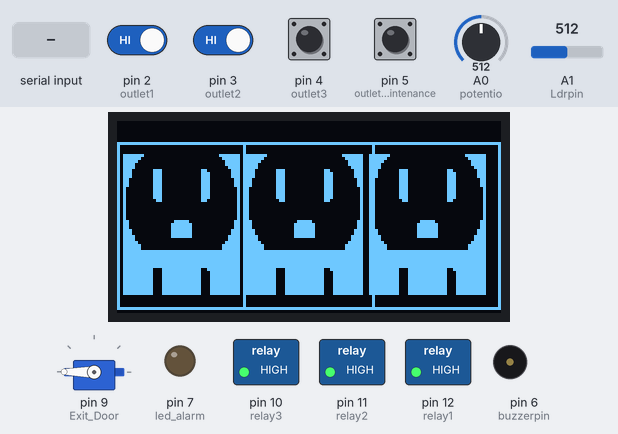
Simulated run of this sketch. Board: Arduino Uno, built with avr-gcc and run on an emulated ATmega328P. On the bench: 128×64 one-colour display, servo, switched loads named in the sketch (green lamp = pin HIGH), output pins drawn as LEDs (lit = HIGH), buzzer (waves = sounding). Dashed ring = blinking. Inputs (shaded band) come from the test bench; at power-on: pin 2 (outlet1), pin 3 (outlet2), pin 4 (outlet3), pin 5 (outletmaintenance) HIGH, A0 (potentio) = 512, A1 (Ldrpin) = 512. What the sketch prints to the serial monitor is not drawn.

Above: at 1.2 s.
1.3 s: "90,45\n" received over Serial
At 1.7 s:
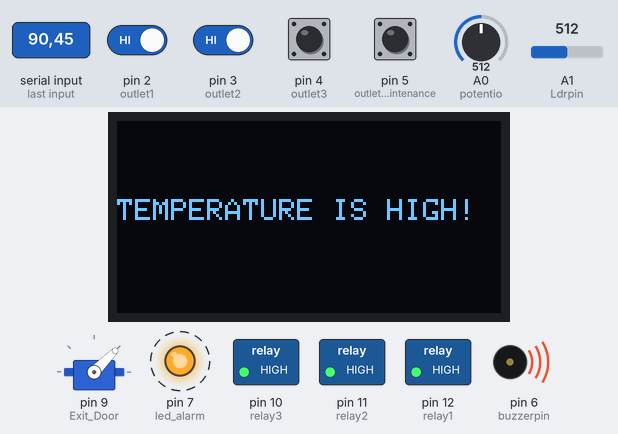
3.8 s: pin 2 (outlet1) driven LOW and pin 3 (outlet2) driven LOW
6.8 s: pin 5 (outletmaintenance) pulled LOW for 1 s
At 7.45 s:
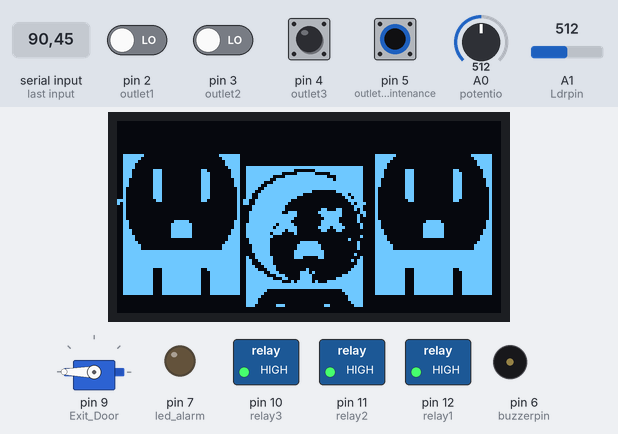
8.4 s: "90\n" received over Serial
At 8.8 s:
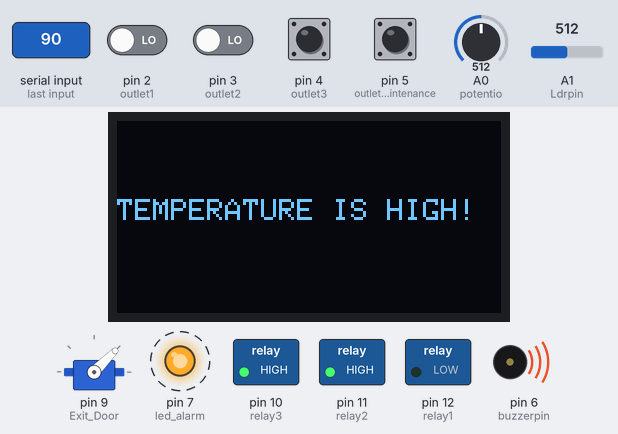
11.4 s: pin 2 (outlet1) driven HIGH
At 13.9 s:
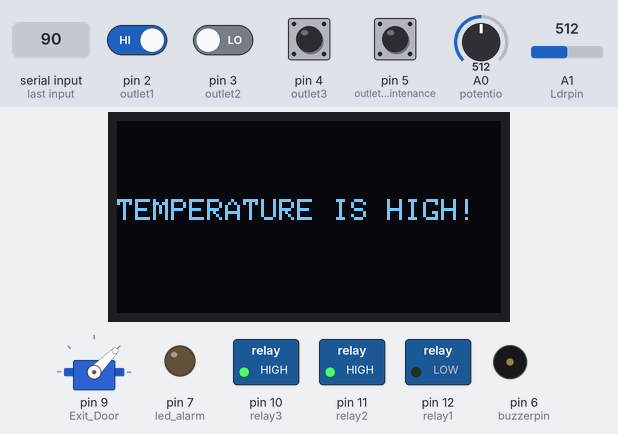
14.4 s: pin 4 (outlet3) pulled LOW for 1 s
At 15.9 s:
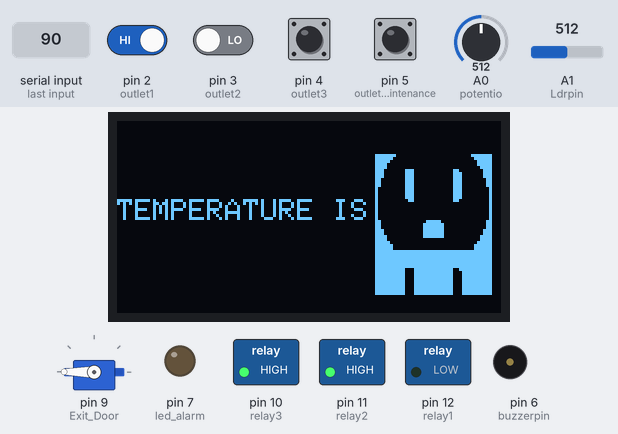
Timing chart, 0 to 17.4 s (numbered marks = the images above; inputs shaded):
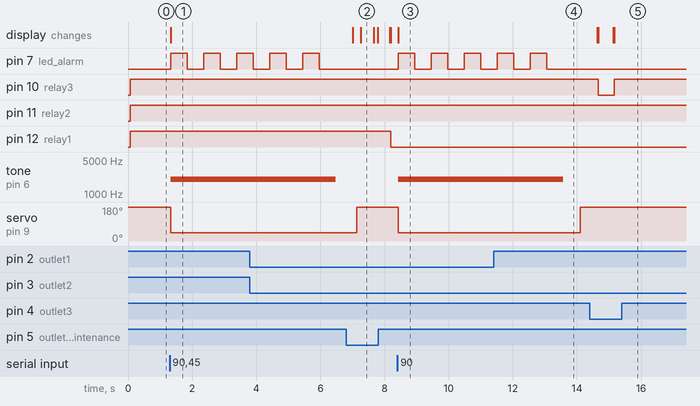

Measured:
- after the input at 1.3 s, pin 7 (led_alarm): alternates HIGH for 0.51 s and LOW for 0.51 s, starting at once; tone on pin 6 (buzzerpin): silent → 2000 Hz at once; servo on pin 9 (Exit_Door): 180° → 45° at once; the display: changes at once (image 1)
- after the input at 6.8 s, pin 11 (relay2): stays HIGH (without the input it goes to LOW after 0.27 s)
- after the input at 8.4 s, pin 7 (led_alarm): alternates HIGH for 0.51 s and LOW for 0.51 s, starting at once; pin 12 (relay1): stops changing and stays LOW; tone on pin 6 (buzzerpin): silent → 2000 Hz at once; servo on pin 9 (Exit_Door): 180° → 45° at once; the display: changes at once (image 3)
- after the input at 11.4 s, pin 12 (relay1): stays LOW (without the input it goes to HIGH after 2.7 s)
- after the input at 14.4 s, pin 10 (relay3): HIGH → LOW after 0.26 s, → HIGH 0.50 s later; the display: first changes after 0.23 s (image 5 shows a later state)
- what the display in image 2 shows lasts 0.4 s, from 7.3 s to 7.7 s

The sketch:

prelims_5_to_8_part.ino
```cpp
#include "outlet.h" // including the file for image used in outlet

unsigned long previousT =0;

//for Oled
#include <Adafruit_GFX.h>
#include <Adafruit_SSD1306.h>
#include <Wire.h>
#include <SPI.h>
#define SCREEN_WIDTH 128
#define SCREEN_HEIGHT 64
#define OLED_RESET -1
Adafruit_SSD1306 display(SCREEN_WIDTH, SCREEN_HEIGHT, &Wire, OLED_RESET);


// for temperature
float temperature = 0;
String temp= "";
unsigned long currentT;
unsigned long tempT = 0;

//firealarm

#define buzzerpin 6
#define led_alarm 7

// for outlet
unsigned long outletT = 0;
unsigned long maintenanceimageT = 0;
unsigned long outlet_maintenanceT = 0;
#define outlet1 2
#define outlet2 3
#define outlet3 4
#define outletmaintenance 5
#define potentio A0
#define relay1 12
#define relay2 11
#define relay3 10


int outlet1state = 0;
int outlet2state = 0;
int outlet3state = 0;
int outlet_maintenance_state = 0;

bool workingoutlet1 = true;
bool workingoutlet2 = true;
bool workingoutlet3 = true;


// for exit

#define Ldrpin A1
float ldrval = 0;
unsigned long ldrT = 0;
unsigned long servoT = 0;
unsigned long buzzerT = 0;
#include <Servo.h>
Servo Exit_Door;
int person = 0;
  int oldperson = 0;


//for serial comms
int num_people = 0; //for ldr


void setup() {
  if (!display.begin(SSD1306_SWITCHCAPVCC, 0x3c)) {
    Serial.println(F("SSD1306 allocation failed"));
    for (;;); }
  display.clearDisplay();
  display.drawRect(0,7,128,56,WHITE);
  display.drawLine(42, 8 , 42, 61, WHITE);
  display.drawLine(85, 8 , 85, 61, WHITE);
  display.drawBitmap(2, 11, epd_bitmap_outlet_off, 39, 47, WHITE);
  display.drawBitmap(43, 11, epd_bitmap_outlet_off, 39, 47, WHITE);
  display.drawBitmap(84, 11, epd_bitmap_outlet_off, 39, 47, WHITE);
  display.display();

  //for outlet
  pinMode(outlet1,INPUT_PULLUP);
  pinMode(outlet2,INPUT_PULLUP);
  pinMode(outlet3,INPUT_PULLUP);
  pinMode(outletmaintenance,INPUT_PULLUP);
  pinMode(relay1,OUTPUT);
  pinMode(relay2,OUTPUT);
  pinMode(relay3,OUTPUT);

  // for firealarm
  pinMode(buzzerpin,OUTPUT);
  pinMode(led_alarm,OUTPUT);
  Serial.begin(9600);

  //for exit
  Exit_Door.attach(9);
  pinMode(Ldrpin,INPUT);
  Exit_Door.write(180);
}

void loop() {

  currentT = millis();


  if (Serial.available() > 0) {
    // Read data until newline
    temp = Serial.readStringUntil('\n');
    temperature = temp.toFloat();
    num_people = temp.toInt();
  }

  unsigned long ledalarmT = 0;
  int firealarmT = 0;
  while(temperature > 70){
    currentT = millis();
    display.clearDisplay();
    display.setTextSize(1);
    display.setTextColor(WHITE);
    display.setCursor(0, 26);
    display.print("TEMPERATURE IS HIGH!");
    display.display();
    tone(buzzerpin, 2000);
    Exit_Door.write(45);

    if (currentT - ledalarmT >= 500){
      digitalWrite(led_alarm,!digitalRead(led_alarm));
      firealarmT += 500;
      ledalarmT = currentT;

      if(firealarmT > 5000){
      digitalWrite(led_alarm,LOW);
      noTone(buzzerpin);
      num_people = 0;
      person = 0;
      temperature = 0;
      Serial.print(1); //for stop of servo and while loop
      Serial.println();
      delay(500);
      Serial.print(0); // for reset of system
      Serial.println();
      break;
      }
    }


  }


  int buttonoutlet1 = digitalRead(outlet1);
  int buttonoutlet2 = digitalRead(outlet2);
  int buttonoutlet3 = digitalRead(outlet3);

  if ((buttonoutlet1 == 0 || buttonoutlet2== 0 || buttonoutlet3 == 0  ) && currentT - outletT >= 500){
  OUTLET(buttonoutlet1,buttonoutlet2,buttonoutlet3);
  outletT = currentT;
  }
  if(digitalRead(outletmaintenance) == 0 && currentT - outlet_maintenanceT >= 500) {
    outlet_maintenance_state = 1;
    int potenval = analogRead(potentio);
    int select = map(potenval,0,1023,0,4);
    Maintenance(select);
    outlet1state = 0;
    outlet2state = 0;
    outlet3state = 0;
    outlet_maintenanceT = currentT;
  }

  digitalWrite(relay1,!outlet1state);
  digitalWrite(relay2,!outlet2state);
  digitalWrite(relay3,!outlet3state);


  //for exit

  ldrval = analogRead(Ldrpin);
  if(ldrval < 30 && currentT - ldrT >= 2000 && num_people == 3){
    Exit_Door.write(45);
    person++;
    if (person >= 5){
      num_people = 0;
      person = 0;
      Serial.print(0);
      Serial.println();
    }
    for (int i = 0; i < person + 1; i++ ){
      tone(buzzerpin,500);
      delay(50);
      noTone(buzzerpin);
      delay(50);
    }
    ldrT = currentT;
    delay(2000);
  }else{
    Exit_Door.write(180);
  }
}


void OUTLET(int outletstate1,int outletstate2, int outletstate3){
  display.setTextSize(1);

  if (outletstate1 == 0 && workingoutlet1) {

    if (outlet1state == 0){
      // on - outlet 1
      display.fillRect(2, 11, 39, 51, BLACK);  // Clear a pixel
      display.display();
      display.drawBitmap(2, 11, epd_bitmap_ONE_OUTLET, 39, 47, WHITE);
    }
    else{
      display.fillRect(2, 11, 39, 51, BLACK);  // Clear a pixel
      display.display();
      // off - outlet 1
      display.drawBitmap(2, 11, epd_bitmap_outlet_off, 39, 47, WHITE);
    }
    outlet1state = !outlet1state;
  }

  if (outletstate2 == 0  && workingoutlet2) {

    if (outlet2state == 0) {
      // on - outlet 2
      display.fillRect(43, 11, 39, 51, BLACK);  // Clear a pixel
      display.display();
      display.drawBitmap(43, 11, epd_bitmap_ONE_OUTLET, 39, 47, WHITE);
    }
    else{
      display.fillRect(43, 11, 39, 51, BLACK);  // Clear a pixel
      display.display();
      // off - outlet 2
      display.drawBitmap(43, 11, epd_bitmap_outlet_off, 39, 47, WHITE);
    }
     outlet2state = !outlet2state;
  }

  if (outletstate3 == 0 && workingoutlet3) {

    if (outlet3state == 0){
      display.fillRect(86, 11, 39, 51, BLACK);  // Clear a pixel
      display.display();
      // on - outlet 3
      display.drawBitmap(86, 11, epd_bitmap_ONE_OUTLET, 39, 47, WHITE);
    }
    else{
      display.fillRect(86, 11, 39, 51, BLACK);  // Clear a pixel
      display.display();
      // off - outlet 3
      display.drawBitmap(86, 11, epd_bitmap_outlet_off, 39, 47, WHITE);
    }
    outlet3state = !outlet3state;
  }

  display.display();
}

void Maintenance(int select){

  switch(select){
    case 1:
      display.fillRect(2, 11, 39, 51, BLACK);
      display.fillRect(43, 11, 39, 51, BLACK);
      display.fillRect(86, 11, 39, 51, BLACK);
      display.display();
      display.drawBitmap(2, 15, epd_bitmap_horizontal__dead_outlet, 39, 47, WHITE);
      display.drawBitmap(43, 11, epd_bitmap_outlet_off, 39, 47, WHITE);
      display.drawBitmap(86, 11, epd_bitmap_outlet_off, 39, 47, WHITE);
      display.display();
      workingoutlet1 = !workingoutlet1;
      workingoutlet2 = true;
      workingoutlet3 = true;
    break;

    case 2:
      display.fillRect(2, 11, 39, 51, BLACK);
      display.fillRect(43, 11, 39, 51, BLACK);
      display.fillRect(86, 11, 39, 51, BLACK);
      display.display();
      display.drawBitmap(43, 15, epd_bitmap_horizontal__dead_outlet, 39, 47, WHITE);
      display.drawBitmap(2, 11, epd_bitmap_outlet_off, 39, 47, WHITE);
      display.drawBitmap(86, 11, epd_bitmap_outlet_off, 39, 47, WHITE);
      display.display();
      workingoutlet2 = !workingoutlet2;
      workingoutlet1 = true;
      workingoutlet3 = true;
    break;

    case 3:
      display.fillRect(2, 11, 39, 51, BLACK);
      display.fillRect(43, 11, 39, 51, BLACK);
      display.fillRect(86, 11, 39, 51, BLACK);
      display.display();
      display.drawBitmap(86, 15, epd_bitmap_horizontal__dead_outlet, 39, 47, WHITE);
      display.drawBitmap(2, 11, epd_bitmap_outlet_off, 39, 47, WHITE);
      display.drawBitmap(43, 11, epd_bitmap_outlet_off, 39, 47, WHITE);
      display.display();
      workingoutlet3 = !workingoutlet3;
      workingoutlet2 = true;
      workingoutlet1 = true;
    break;

    default:
      display.clearDisplay();
      //display.display();
      display.drawRect(0,7,128,56,WHITE);
      display.drawLine(42, 8 , 42, 61, WHITE);
      display.drawLine(85, 8 , 85, 61, WHITE);
      display.drawBitmap(2, 11, epd_bitmap_outlet_off, 39, 47, WHITE);
      display.drawBitmap(43, 11, epd_bitmap_outlet_off, 39, 47, WHITE);
      display.drawBitmap(86, 11, epd_bitmap_outlet_off, 39, 47, WHITE);
      display.display();
       workingoutlet3 = true;
      workingoutlet2 = true;
      workingoutlet1 = true;
    break;
  }
}
```

Source omitted: outlet.h (data table, 3826 bytes)
